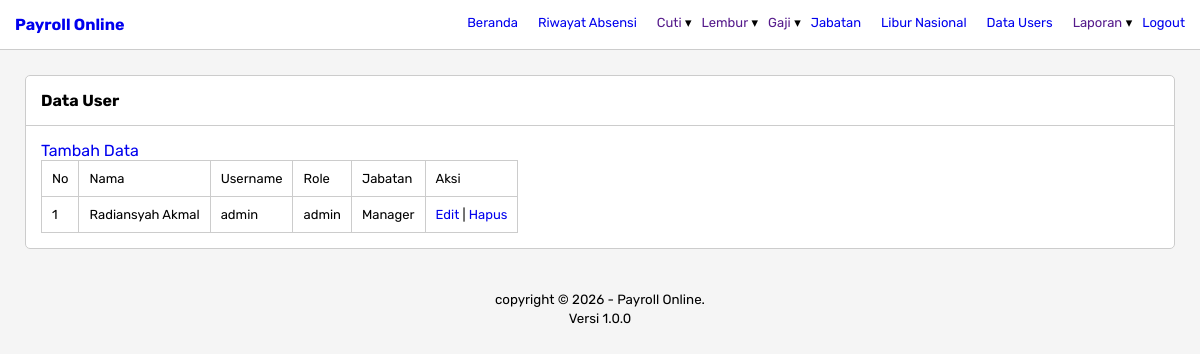
/users.php (signed in), run on the app's committed database.
### tables this page shows
CREATE TABLE `users` (
  `id` int(11) NOT NULL,
  `name` varchar(30) NOT NULL,
  `username` varchar(30) NOT NULL,
  `password` varchar(100) NOT NULL,
  `role` enum('admin','user') NOT NULL,
  `position_id` int(11) NOT NULL,
  `created_at` timestamp NOT NULL DEFAULT current_timestamp()
);

CREATE TABLE `positions` (
  `id` int(11) NOT NULL,
  `name` varchar(50) NOT NULL,
  `base_salary` int(11) NOT NULL,
  `overtime_rate` int(11) NOT NULL
);

### users.php (the view, shortened to what this page needs)
<?php
    include 'layouts/header.php';
?>
<div class="box">
    <div class="box-header">
        <b>Data User</b>
    </div>
    <div class="box-content">
        <a href="tambah-user.php">Tambah Data</a>
        <table>
            <thead>
                <tr>
                    <td>No</td>
                    <td>Nama</td>
                    <td>Username</td>
                    <td>Role</td>
                    <td>Jabatan</td>
                    <td>Aksi</td>
                </tr>
            </thead>
            <tbody>
                <?php
                    $query_get_data = "select u.*, p.name position_name from users u left join positions p on u.position_id = p.id order by u.id desc";
                    $run_query_get_data = mysqli_query($conn, $query_get_data);
                    $no = 1;
                    while($row = mysqli_fetch_array($run_query_get_data)):
                ?>
                <tr>
                    <td><?= $no++ ?></td>
                    <td><?= $row['name'] ?></td>
                    <td><?= $row['username'] ?></td>
                    <td><?= $row['role'] ?></td>
                    <td><?= $row['position_name'] ?></td>
                    <td>
                        <a href="edit-user.php?id=<?= $row['id'] ?>">Edit</a> | <a href="?hapus-user=<?= $row['id'] ?>" onclick="return confirm('Yakin hapus ?')">Hapus</a>
                    </td>
                </tr>
                <?php endwhile ?>
            </tbody>
        </table>
    </div>
</div>
<?php include 'layouts/footer.php' ?>

### css/styles.css (style rules this page uses)
* { box-sizing: border-box; }
a { text-decoration: none; }
body { font-family: "Rubik", sans-serif; background-color: #f5f5f5; padding: 0; margin: 0; }
.box { border: 1px solid #ccc; border-radius: 5px; background-color: white; min-height: 100px; margin: 0 auto; }
.box-header { border-bottom: 1px solid #ccc; padding: 15px; }
.box-content { padding: 15px; }
table { border: 1px solid #ccc; border-collapse: collapse; font-size: 13px; }
table tr td { border: 1px solid #ccc; padding: 10px; }

### data on the page
users: name "Radiansyah Akmal", username "admin", role "admin", position.name "Manager"
